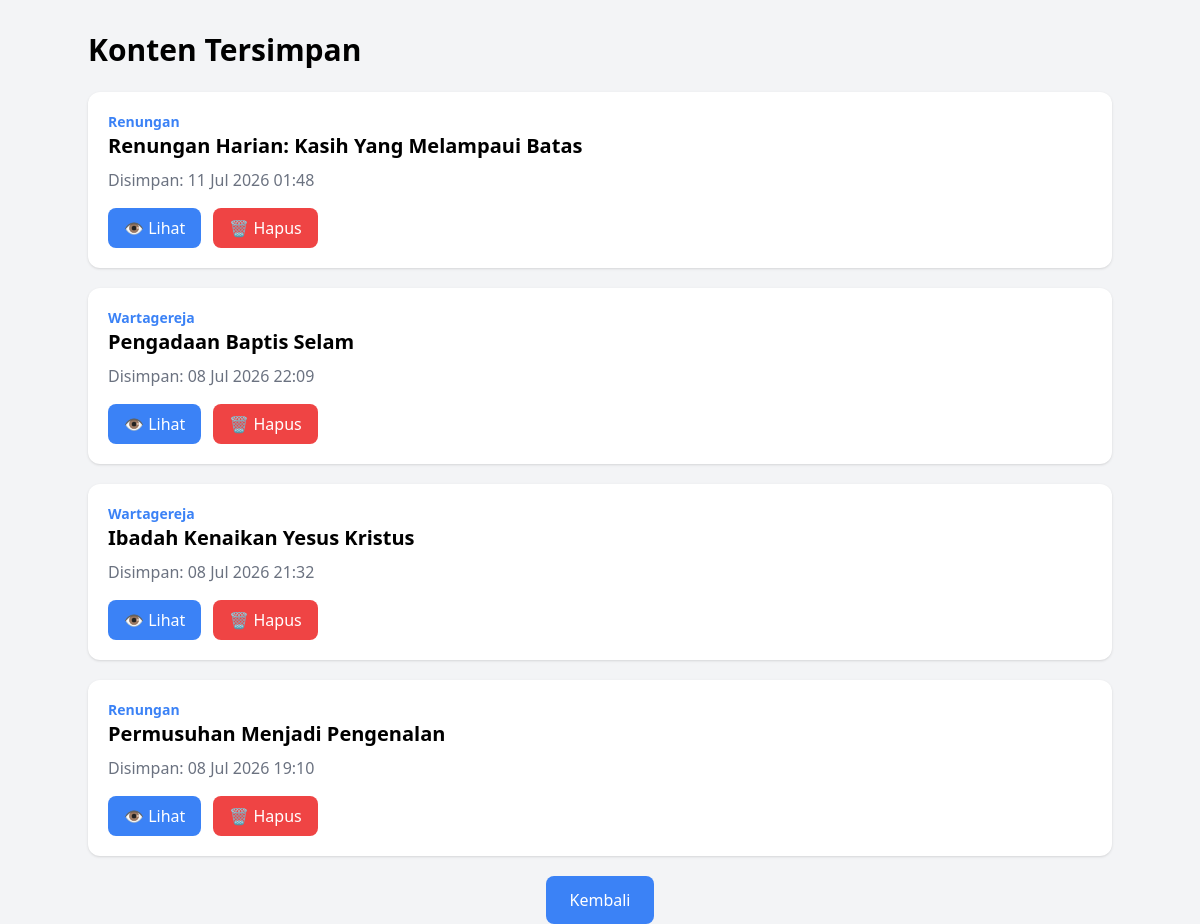
Page /simpanan/ (signed in) on the committed database.
### webgbt/models.py (models this page shows, shortened)
class Simpan(models.Model):
    user = models.ForeignKey(settings.AUTH_USER_MODEL, on_delete=models.CASCADE)
    class Meta:
        verbose_name = "Simpan"
        verbose_name_plural = "Simpan"
    content_type = models.ForeignKey(ContentType, on_delete=models.CASCADE)
    object_id = models.PositiveIntegerField()
    konten_object = GenericForeignKey('content_type', 'object_id')
    disimpan_pada = models.DateTimeField(auto_now_add=True)

class Renungan(models.Model):
    judul = models.CharField(max_length=200)
    gambar = models.ImageField(upload_to='galeri/', null=True, blank=True)
    class Meta:
       verbose_name = "Renungan"
       verbose_name_plural = "Renungan"
    perikop = models.CharField(max_length=200, default= 'belum ditentukan')
    isi = models.TextField()
    def __str__(self):
        return "{}".format(self.judul)

class WartaGereja(models.Model):
    judul = models.CharField(max_length=200)
    class Meta:
       verbose_name = "Warta Gereja"
       verbose_name_plural = "Warta Gereja"
    tanggal = models.DateTimeField(auto_now_add=True)
    isi = models.TextField()
    def __str__(self):
       return "{}".format(self.judul)

### webgbt/views.py (the view)
# urls.py: path('simpanan/', views.daftar_simpanan, name='simpanan'),
@login_required
def daftar_simpanan(request):
    simpanan = Simpan.objects.filter(
        user=request.user
    ).select_related('content_type').order_by('-disimpan_pada')
    return render(request, 'daftar_simpanan.html', {
        'simpanan': simpanan
    })

### webgbt/templates/daftar_simpanan.html (shortened to what this page needs)
{% load static %}
<!DOCTYPE html>
<html lang="id">
<head>
    <script src="https://cdn.tailwindcss.com"></script>
</head>
<body class="bg-gray-100">
<div class="max-w-5xl mx-auto mt-8">
    <h2 class="text-3xl font-bold mb-6">
        Konten Tersimpan
    </h2>
    {% for item in simpanan %}
    <div class="bg-white rounded-xl shadow p-5 mb-5">
        <p class="text-sm text-blue-500 font-semibold">
            {{ item.content_type.model|title }}
        </p>
        <h3 class="text-xl font-bold">
            {{ item.konten_object }}
        </h3>
        <p class="text-gray-500 mt-2">
            Disimpan:
            {{ item.disimpan_pada|date:"d M Y H:i" }}
        </p>
        <div class="flex gap-3 mt-4">
            {% if item.content_type.model == "renungan" %}
                <a href="{% url 'renungan' item.object_id %}"
                   class="bg-blue-500 text-white px-4 py-2 rounded-lg hover:bg-blue-600">
                    👁 Lihat
                </a>
            {% elif item.content_type.model == "wartagereja" %}
                <a href="{% url 'wartagereja' item.object_id %}"
                   class="bg-blue-500 text-white px-4 py-2 rounded-lg hover:bg-blue-600">
                    👁 Lihat
                </a>
            {% elif item.content_type.model == "jadwalibadah" %}
                <a href="{% url 'jadwalibadah' item.object_id %}"
                   class="bg-blue-500 text-white px-4 py-2 rounded-lg hover:bg-blue-600">
                    👁 Lihat
                </a>
		{% elif item.content_type.model == "jadwalpelayanan" %}
                <a href="{% url 'jadwalpelayanan' item.object_id %}"
                   class="bg-blue-500 text-white px-4 py-2 rounded-lg hover:bg-blue-600">
                    👁 Lihat
                </a>
            {% endif %}
            <form action="{% url 'hapus_simpanan' item.id %}" method="POST">
                <button
                    onclick="return confirm('Hapus dari daftar simpan?')"
                    class="bg-red-500 text-white px-4 py-2 rounded-lg hover:bg-red-600">
                    🗑 Hapus
                </button>
            </form>
        </div>
    </div>
    {% empty %}
    <div class="bg-white rounded-xl shadow p-6 text-center">
        Belum ada konten yang disimpan.
    </div>
    {% endfor %}
</div>
<div class="mt-0 flex justify-center">
    <a href="{% url 'home' %}"
       class="bg-blue-500 text-white px-6 py-3 rounded-lg hover:bg-blue-900 transition">
        Kembali
    </a>
</div>
</body>
</html>

### rows in the picture
Simpan: content_type.model "Renungan", konten_object "Renungan Harian: Kasih Yang Melampaui Batas", disimpan_pada "11 Jul 2026 01:48", shows "👁 Lihat"
Simpan: content_type.model "Wartagereja", konten_object "Pengadaan Baptis Selam", disimpan_pada "08 Jul 2026 22:09", shows "👁 Lihat"
Simpan: content_type.model "Wartagereja", konten_object "Ibadah Kenaikan Yesus Kristus", disimpan_pada "08 Jul 2026 21:32", shows "👁 Lihat"
Simpan: content_type.model "Renungan", konten_object "Permusuhan Menjadi Pengenalan", disimpan_pada "08 Jul 2026 19:10", shows "👁 Lihat"
